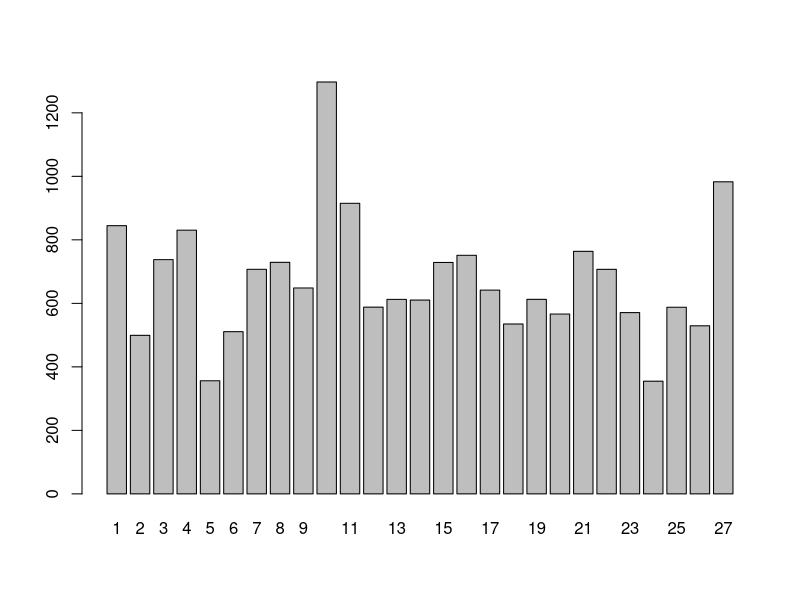
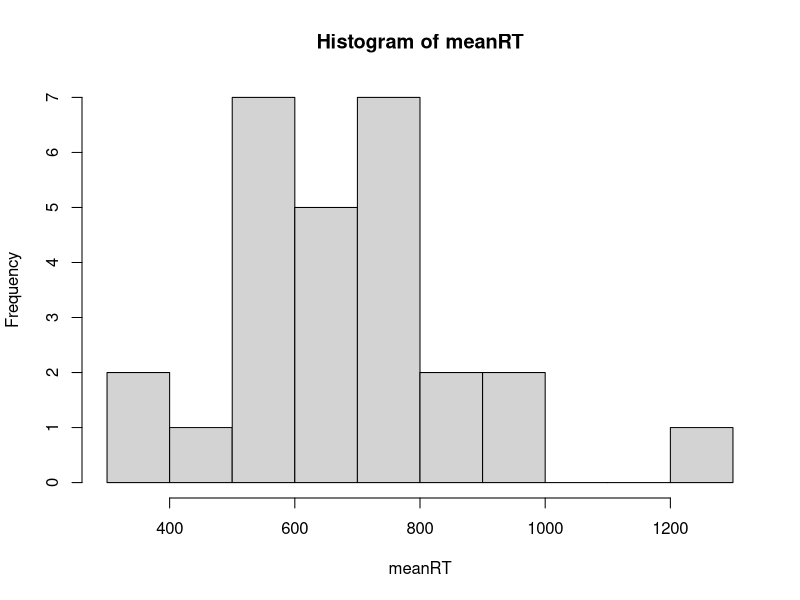
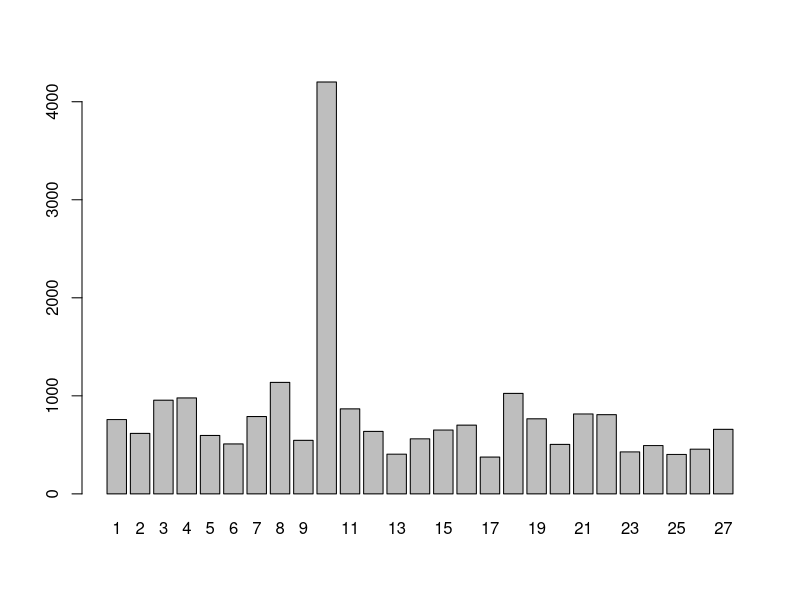
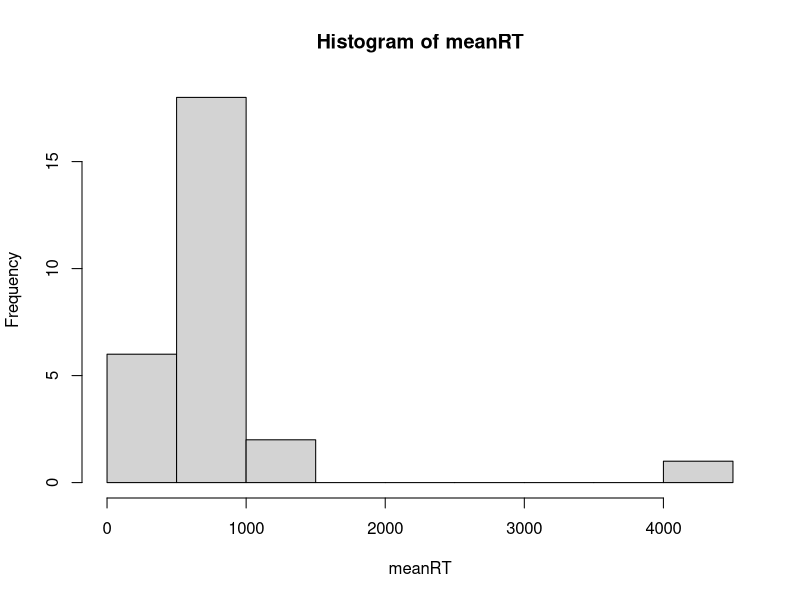
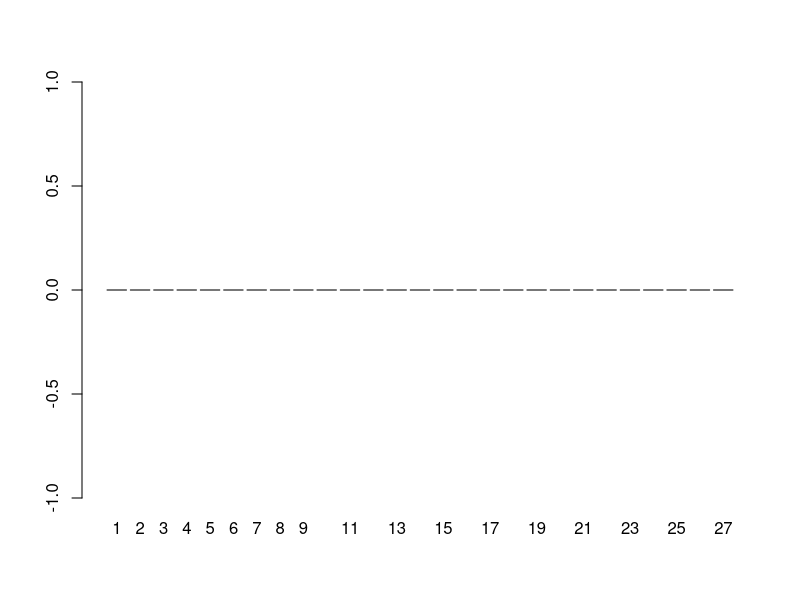
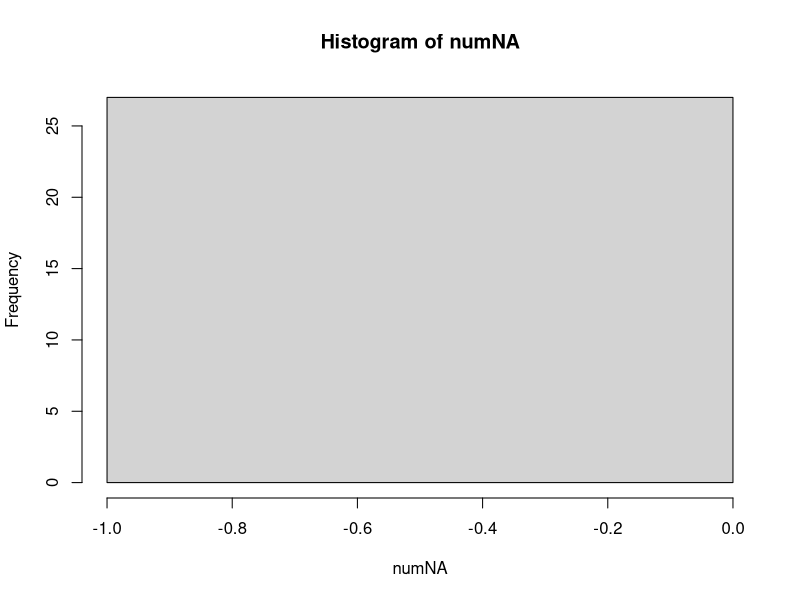
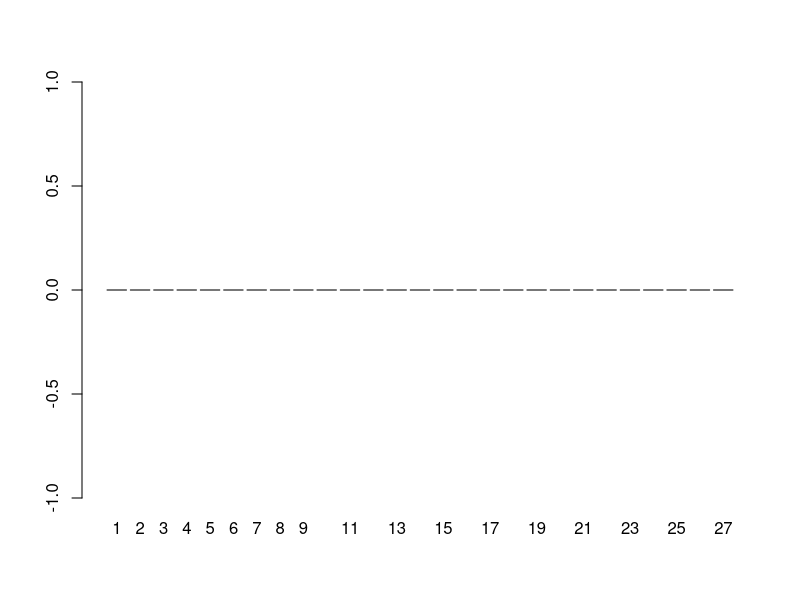
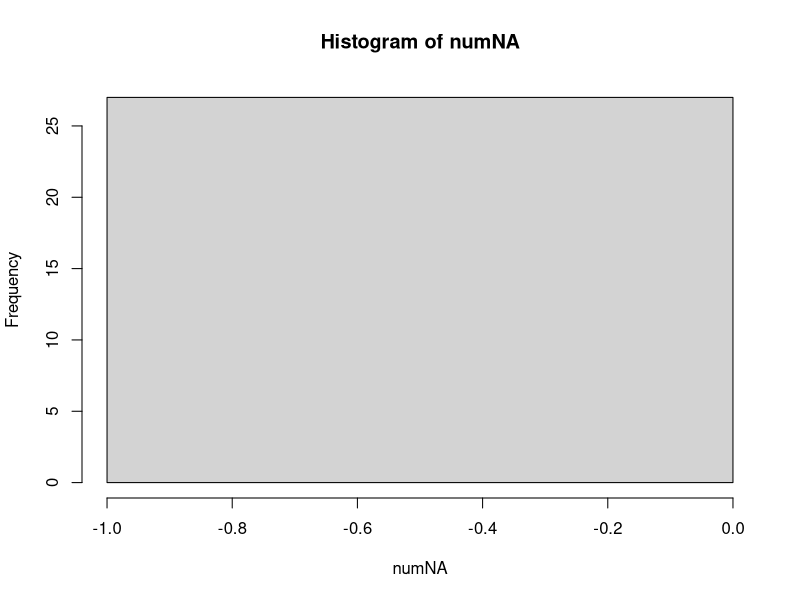

Recreate these plots in R, in order.
# Data cleaning and inspection for bad subjects
dat = read.delim("cleaned_data.txt", stringsAsFactors=F)

# break off indiv. blocks to make things easier
dat2 = dat[dat$Block == 2,]
dat3 = dat[dat$Block == 3,]

# Look for people with insanely fast RTs -- they're just jamming a button
meanRT = tapply(dat2$RT, INDEX=dat2$ID, FUN=mean)
meanRT
barplot(meanRT)
hist(meanRT, breaks=10)

meanRT = tapply(dat3$RT, INDEX=dat3$ID, FUN=mean, na.rm=T)
meanRT
barplot(meanRT)
hist(meanRT, breaks=10)

countNA = function(x) {
  temp = is.na(x)
  count = sum(temp)
  return(count)
}
numNA = tapply(dat2$Error, INDEX=dat2$ID, FUN=countNA)
numNA
barplot(numNA)
hist(numNA)

numNA = tapply(dat3$Error, INDEX=dat3$ID, FUN=countNA)
numNA
barplot(numNA)
hist(numNA)
# who's doing shitty?
meanError = tapply(dat2$Error, INDEX=dat2$ID, FUN=mean, na.rm=T)
meanError
barplot(meanError)
hist(meanError, breaks=10)
# Looks like we have some shitty subjects

meanError = tapply(dat3$Error, INDEX=dat3$ID, FUN=mean, na.rm=T)
meanError
barplot(meanError)
hist(meanError, breaks=10)

# I find that significance testing sometimes works well for
  # subject inclusion/exclusion.
# We want participants whose behavior would be weird (p<.01)
  # if they were totally inaccurate.

# What's the critical accuracy for p<.01?
  # How many trials do we have / subject?
dim(dat2[dat2$ID==2,]) # 192 rows / subject
table(dat2$ID)
table(dat2$fixation[dat2$ID==2]) # 64+64+64 = 192
# Probability of getting trial correct by chance is 50%
# so what's the critical number of correct trials to be 
  # not an asshole, p<.01?
alpha = .01
qbinom(p = 1-alpha, 
       size = 192,
       prob=.5)
# grab subjects who got <112 correct
tab = 192 - tapply(dat2$Error, dat2$ID, FUN=sum)
badTab = tab[tab < 112]
# make a log of it
badSubs2 = data.frame("ID" = names(badTab),
                     "Block" = 2,
                     "correctCount" = badTab,
                     "reason" = "Bad accuracy")
# Repeat for Block 3
table(dat3$ID) # 96 trials/subject
# critical number of correct?
alpha = .01
qbinom(p = 1-alpha, 
       size = 96,
       prob=.5) # 59
# grab subjects who got <59 correct
tab = 96 - tapply(dat3$Error, dat3$ID, FUN=sum)
badTab = tab[tab < 59]
# make a log of it
badSubs3 = data.frame("ID" = names(badTab),
                     "Block" = 3,
                     "correctCount" = badTab,
                     "reason" = "Bad accuracy")
# combine the data tables
badSubs = rbind(badSubs2, badSubs3)

write.table(badSubs, file="badSubs.txt", sep="\t", row.names=F)
